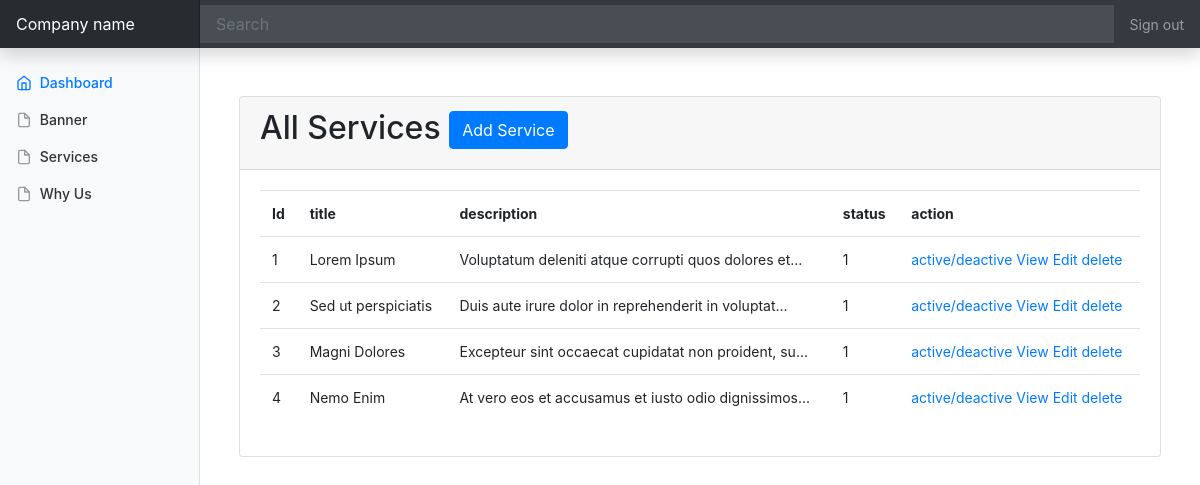
The app's page /admin/service/index.php with its own data.
### tables this page shows
CREATE TABLE `services` (
  `id` int(11) NOT NULL,
  `title` varchar(100) NOT NULL,
  `designation` text NOT NULL,
  `box_color` varchar(50) NOT NULL,
  `icon_class` varchar(50) NOT NULL,
  `status` int(1) NOT NULL DEFAULT '1'
);

### admin/service/index.php (the view, shortened to what this page needs)
<?php
require_once '../templates/header.php';
require_once '../db.php';
$query = "SELECT * FROM services";
$result = mysqli_query($conn, $query);
if(mysqli_num_rows($result )> 0 ){
    $datas = mysqli_fetch_all($result , 1);
}
?>
<section class="mt-5">
    <div class="container">
        <div class="row">
            <div class="col-md-12">
                <div class="card">
                    <div class="card-header">
                        <h2>All Services <a href="insert.php" class="btn btn-primary">Add Service</a> </h2>
                    </div>
                    <div class="card-body">
                        <table class="table">
                            <tr>
                                <th>Id</th>
                                <th>title</th>
                                <th>description</th>
                                <th>status</th>
                                <th>action</th>
                            </tr>
                            <?php
                                foreach( $datas as $data){
                            ?>
                                <tr>
                                    <td><?=  $data['id']?></td>
                                    <td><?=  $data['title']?></td>
                                    <td><?= substr($data['designation'], 0, 50).'...' ?></td>
                                    <td><?=  $data['status']?></td>
                                    <td>
                                        <a href="#">active/deactive</a>
                                        <a href="#">View</a>
                                        <a href="#">Edit</a>
                                        <a href="#">delete</a>
                                    </td>
                                </tr>
                            <?php
                                }
                            ?>
                        </table>
                    </div>
                </div>
            </div>
        </div>
    </div>
</section>
<?php
require_once '../templates/footer.php';
?>

### admin/css/style.css (style rules this page uses)
body { font-size: .875rem; }

### records on screen
services: id "1", title "Lorem Ipsum", designation "Voluptatum deleniti atque corrupti quos dolores et", status "1"
services: id "2", title "Sed ut perspiciatis", designation "Duis aute irure dolor in reprehenderit in voluptat", status "1"
services: id "3", title "Magni Dolores", designation "Excepteur sint occaecat cupidatat non proident, su", status "1"
services: id "4", title "Nemo Enim", designation "At vero eos et accusamus et iusto odio dignissimos", status "1"
